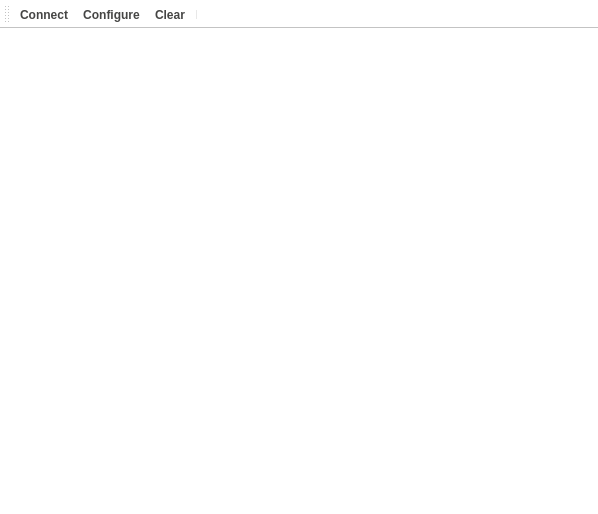
<?xml version="1.0" encoding="UTF-8"?>
<ui version="4.0">
 <class>MainWindow</class>
 <widget class="QMainWindow" name="MainWindow">
  <property name="geometry">
   <rect>
    <x>0</x>
    <y>0</y>
    <width>598</width>
    <height>514</height>
   </rect>
  </property>
  <property name="sizePolicy">
   <sizepolicy hsizetype="Preferred" vsizetype="Minimum">
    <horstretch>0</horstretch>
    <verstretch>0</verstretch>
   </sizepolicy>
  </property>
  <property name="minimumSize">
   <size>
    <width>0</width>
    <height>0</height>
   </size>
  </property>
  <property name="windowTitle">
   <string>Ac Monitor</string>
  </property>
  <property name="windowIcon">
   <iconset>
    <normaloff>:/images/air_conditioner.ico</normaloff>:/images/air_conditioner.ico</iconset>
  </property>
  <property name="autoFillBackground">
   <bool>false</bool>
  </property>
  <property name="styleSheet">
   <string notr="true">/*Copyright (c) DevSec Studio. All rights reserved.

MIT License

Permission is hereby granted, free of charge, to any person obtaining a copy
of this software and associated documentation files (the &quot;Software&quot;), to deal
in the Software without restriction, including without limitation the rights
to use, copy, modify, merge, publish, distribute, sublicense, and/or sell
copies of the Software, and to permit persons to whom the Software is
furnished to do so, subject to the following conditions:

The above copyright notice and this permission notice shall be included in all
copies or substantial portions of the Software.

THE SOFTWARE IS PROVIDED *AS IS*, WITHOUT WARRANTY OF ANY KIND, EXPRESS OR
IMPLIED, INCLUDING BUT NOT LIMITED TO THE WARRANTIES OF MERCHANTABILITY,
FITNESS FOR A PARTICULAR PURPOSE AND NONINFRINGEMENT. IN NO EVENT SHALL THE
AUTHORS OR COPYRIGHT HOLDERS BE LIABLE FOR ANY CLAIM, DAMAGES OR OTHER
LIABILITY, WHETHER IN AN ACTION OF CONTRACT, TORT OR OTHERWISE, ARISING FROM,
OUT OF OR IN CONNECTION WITH THE SOFTWARE OR THE USE OR OTHER DEALINGS IN THE SOFTWARE.
*/

/*-----QWidget-----*/
QWidget
{
	background-color: #fff;
	color: #454544;
	font-weight: bold;
}


/*-----QLabel-----*/
QLabel
{
	background-color: transparent;
	color: #454544;
	font-weight: bold;
	font-size: 13px;

}


/*-----QPushButton-----*/
QPushButton
{
	background-color: #5c55e9;
	color: #fff;
	font-size: 13px;
	font-weight: bold;
	border-top-right-radius: 15px;
	border-top-left-radius: 0px;
	border-bottom-right-radius: 0px;
	border-bottom-left-radius: 15px;
	padding: 10px;

}


QPushButton::disabled
{
	background-color: #5c5c5c;

}


QPushButton::hover
{
	background-color: #5564f2;

}


QPushButton::pressed
{
	background-color: #3d4ef2;

}


/*-----QCheckBox-----*/
QCheckBox
{
	background-color: transparent;
	color: #5c55e9;
	font-size: 10px;
	font-weight: bold;
	border: none;
	border-radius: 5px;

}


/*-----QCheckBox-----*/
QCheckBox::indicator
{
    background-color: #323232;
    border: 1px solid darkgray;
    width: 12px;
    height: 12px;

}


QCheckBox::indicator:checked
{
    image:url(&quot;./ressources/check.png&quot;);
	background-color: #5c55e9;
    border: 1px solid #5c55e9;

}


QCheckBox::indicator:unchecked:hover
{
    border: 1px solid #5c55e9;

}


QCheckBox::disabled
{
	color: #656565;

}


QCheckBox::indicator:disabled
{
	background-color: #656565;
	color: #656565;
    border: 1px solid #656565;

}


/*-----QLineEdit-----*/
QLineEdit
{
	background-color: #c2c7d5;
	color: #2a547f;
	border: none;
	padding: 5px;

}


/*-----QListView-----*/
QListView
{
	background-color: #5c55e9;
	color: #fff;
	font-size: 14px;
	font-weight: bold;
	show-decoration-selected: 0;
	border-radius: 4px;
	padding-left: -15px;
	padding-right: -15px;
	padding-top: 5px;

} 


QListView:disabled 
{
	background-color: #5c5c5c;

}


QListView::item
{
	background-color: #454e5e;
	border: none;
	padding: 10px;
	border-radius: 0px;
	padding-left : 10px;
	height: 32px;

}


QListView::item:selected
{
	color: #000;
	background-color: #fff;

}


QListView::item:!selected
{
	color:white;
	background-color: transparent;
	border: none;
	padding-left : 10px;

}


QListView::item:!selected:hover
{
	color: #fff;
	background-color: #5564f2;
	border: none;
	padding-left : 10px;

}


/*-----QTreeView-----*/
QTreeView 
{
	background-color: #fff;
	show-decoration-selected: 0;
	color: #454544;

}


QTreeView:disabled
{
	background-color: #242526;
	show-decoration-selected: 0;

}


QTreeView::item 
{
	border-top-color: transparent;
	border-bottom-color: transparent;

}


QTreeView::item:hover 
{
	background-color: #bcbdbb;
	color: #000;

}


QTreeView::item:selected 
{
	background-color: #5c55e9;
	color: #fff;

}


QTreeView::item:selected:active
{
	background-color: #5c55e9;
	color: #fff;

}


QTreeView::item:selected:disabled
{
	background-color: #525251;
	color: #656565;

}


QTreeView::branch:has-children:!has-siblings:closed,
QTreeView::branch:closed:has-children:has-siblings 
{
	image: url(://tree-closed.png);

}

QTreeView::branch:open:has-children:!has-siblings,
QTreeView::branch:open:has-children:has-siblings  
{
	image: url(://tree-open.png);

}


/*-----QTableView &amp; QTableWidget-----*/
QTableView
{
    background-color: #fff;
	border: 1px solid gray;
    color: #454544;
    gridline-color: gray;
    outline : 0;

}


QTableView::disabled
{
    background-color: #242526;
    border: 1px solid #32414B;
    color: #656565;
    gridline-color: #656565;
    outline : 0;

}


QTableView::item:hover 
{
    background-color: #bcbdbb;
    color: #000;

}


QTableView::item:selected 
{
	background-color: #5c55e9;
    color: #fff;

}


QTableView::item:selected:disabled
{
    background-color: #1a1b1c;
    border: 2px solid #525251;
    color: #656565;

}


QTableCornerButton::section
{
	background-color: #ced5e3;
	border: none;
    color: #fff;

}


QHeaderView::section
{
	color: #2a547f;
	border: 0px;
	background-color: #ced5e3;
	padding: 5px;

}


QHeaderView::section:disabled
{
    background-color: #525251;
    color: #656565;

}


QHeaderView::section:checked
{
    color: #fff;
    background-color: #5c55e9;

}


QHeaderView::section:checked:disabled
{
    color: #656565;
    background-color: #525251;

}


QHeaderView::section::vertical::first,
QHeaderView::section::vertical::only-one
{
    border-top: 1px solid #353635;

}


QHeaderView::section::vertical
{
    border-top: 1px solid #353635;

}


QHeaderView::section::horizontal::first,
QHeaderView::section::horizontal::only-one
{
    border-left: 1px solid #353635;

}


QHeaderView::section::horizontal
{
    border-left: 1px solid #353635;

}



/*-----QScrollBar-----*/
QScrollBar:horizontal 
{
    background-color: transparent;
    height: 8px;
    margin: 0px;
    padding: 0px;

}


QScrollBar::handle:horizontal 
{
    border: none;
	min-width: 100px;
    background-color: #7e92b7;

}


QScrollBar::add-line:horizontal, 
QScrollBar::sub-line:horizontal,
QScrollBar::add-page:horizontal, 
QScrollBar::sub-page:horizontal 
{
    width: 0px;
    background-color: #d8dce6;

}


QScrollBar:vertical 
{
    background-color: transparent;
    width: 8px;
    margin: 0;

}


QScrollBar::handle:vertical 
{
    border: none;
	min-height: 100px;
    background-color: #7e92b7;

}


QScrollBar::add-line:vertical, 
QScrollBar::sub-line:vertical,
QScrollBar::add-page:vertical, 
QScrollBar::sub-page:vertical 
{
    height: 0px;
    background-color: #d8dce6;

}
</string>
  </property>
  <property name="documentMode">
   <bool>false</bool>
  </property>
  <property name="tabShape">
   <enum>QTabWidget::Rounded</enum>
  </property>
  <widget class="QWidget" name="centralWidget">
   <property name="sizePolicy">
    <sizepolicy hsizetype="Preferred" vsizetype="Preferred">
     <horstretch>0</horstretch>
     <verstretch>0</verstretch>
    </sizepolicy>
   </property>
   <property name="minimumSize">
    <size>
     <width>0</width>
     <height>0</height>
    </size>
   </property>
   <property name="styleSheet">
    <string notr="true"/>
   </property>
   <layout class="QGridLayout" name="gridLayout_2"/>
  </widget>
  <widget class="QToolBar" name="mainToolBar">
   <attribute name="toolBarArea">
    <enum>TopToolBarArea</enum>
   </attribute>
   <attribute name="toolBarBreak">
    <bool>false</bool>
   </attribute>
   <addaction name="actionConnect"/>
   <addaction name="actionConfigure"/>
   <addaction name="actionClear"/>
   <addaction name="separator"/>
  </widget>
  <widget class="QStatusBar" name="statusBar"/>
  <action name="actionAboutQt">
   <property name="text">
    <string>About Qt</string>
   </property>
  </action>
  <action name="actionConnect">
   <property name="icon">
    <iconset resource="Resources.qrc">
     <normaloff>:/images/connect (2).png</normaloff>:/images/connect (2).png</iconset>
   </property>
   <property name="text">
    <string>C&amp;onnect</string>
   </property>
   <property name="toolTip">
    <string>Connect to serial port</string>
   </property>
   <property name="shortcut">
    <string>Ctrl+O</string>
   </property>
  </action>
  <action name="actionDisconnect">
   <property name="icon">
    <iconset>
     <normaloff>:/images/disconnect.png</normaloff>:/images/disconnect.png</iconset>
   </property>
   <property name="text">
    <string>&amp;Disconnect</string>
   </property>
   <property name="toolTip">
    <string>Disconnect from serial port</string>
   </property>
   <property name="shortcut">
    <string>Ctrl+D</string>
   </property>
  </action>
  <action name="actionConfigure">
   <property name="icon">
    <iconset resource="Resources.qrc">
     <normaloff>:/images/images/settings.png</normaloff>:/images/images/settings.png</iconset>
   </property>
   <property name="text">
    <string>&amp;Configure</string>
   </property>
   <property name="toolTip">
    <string>Configure serial port</string>
   </property>
   <property name="shortcut">
    <string>Alt+C</string>
   </property>
  </action>
  <action name="actionClear">
   <property name="icon">
    <iconset>
     <normaloff>:/images/clear.png</normaloff>:/images/clear.png</iconset>
   </property>
   <property name="text">
    <string>C&amp;lear</string>
   </property>
   <property name="toolTip">
    <string>Clear data</string>
   </property>
   <property name="shortcut">
    <string>Alt+L</string>
   </property>
  </action>
  <action name="actionQuit">
   <property name="icon">
    <iconset>
     <normaloff>:/images/application-exit.png</normaloff>:/images/application-exit.png</iconset>
   </property>
   <property name="text">
    <string>&amp;Quit</string>
   </property>
   <property name="shortcut">
    <string>Ctrl+Q</string>
   </property>
  </action>
  <action name="actionOn_Comm_Start">
   <property name="text">
    <string>ON (CommStart)</string>
   </property>
  </action>
  <action name="actionOff_comm_Stop">
   <property name="text">
    <string>OFF (commStop)</string>
   </property>
  </action>
  <action name="actionPlay">
   <property name="text">
    <string>Play</string>
   </property>
  </action>
  <action name="actionPause">
   <property name="text">
    <string>Pause</string>
   </property>
  </action>
  <action name="actionStop">
   <property name="text">
    <string>Stop</string>
   </property>
  </action>
  <action name="actionRec">
   <property name="text">
    <string>Rec</string>
   </property>
  </action>
  <action name="actionReset">
   <property name="text">
    <string>Reset</string>
   </property>
  </action>
  <action name="actionExit">
   <property name="icon">
    <iconset>
     <normaloff>:/images/application-exit.png</normaloff>:/images/application-exit.png</iconset>
   </property>
   <property name="text">
    <string>Exit</string>
   </property>
  </action>
  <action name="actionLed_Monitor">
   <property name="text">
    <string>Led Monitor</string>
   </property>
  </action>
  <action name="actionDisplayMonitor">
   <property name="text">
    <string>DisplayMonitor</string>
   </property>
  </action>
  <action name="actionOperation_Monitor">
   <property name="text">
    <string>Operation Monitor</string>
   </property>
  </action>
  <action name="actionAD_Monitor_1">
   <property name="text">
    <string>AD Monitor </string>
   </property>
  </action>
  <action name="actionAD_Monitor_2">
   <property name="text">
    <string>AD Monitor 2</string>
   </property>
  </action>
  <action name="actionTimer_Monitor">
   <property name="text">
    <string>Timer Monitor</string>
   </property>
  </action>
  <action name="actionDisplay_Zone">
   <property name="text">
    <string>Temp Zone</string>
   </property>
  </action>
  <action name="actionEEPROM_Zone">
   <property name="text">
    <string>EEPROM Monitor</string>
   </property>
  </action>
  <action name="actionFan_Speed_Monitor">
   <property name="text">
    <string>Fan Speed Monitor</string>
   </property>
  </action>
  <action name="actionRemocon_Monitor">
   <property name="text">
    <string>Remocon Monitor</string>
   </property>
  </action>
  <action name="actionFan_Output_Monitor">
   <property name="text">
    <string>Fan Output Monitor</string>
   </property>
  </action>
  <action name="actionPower_Charge_Monitor">
   <property name="text">
    <string>Power Charge Monitor</string>
   </property>
  </action>
 </widget>
 <layoutdefault spacing="6" margin="11"/>
 <resources>
  <include location="Resources.qrc"/>
 </resources>
 <connections/>
</ui>
